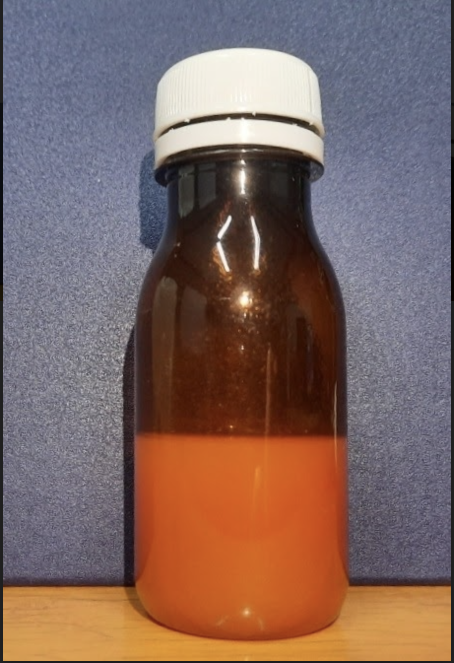
#> input picture images/proris_new/p3.png, 908 x 1326 px (shown at 1/2 size)
$ python test_line.py
#> lines starting #> are read from the running program, lines starting #| are printed output that depends on the picture
import cv2
import numpy as np

x1 = 196
y1 = 134
x2 = 338
y2 = 134

# [[196 134 237 134]]]
# (306, 742, 338, 261)

img = cv2.imread("../../../images/proris_new/p3.png")
#> img is the input picture: shape (1326, 908, 3); mean B, G, R 97.4, 102.5, 126.7

crop =img[742:1003, 306:644]
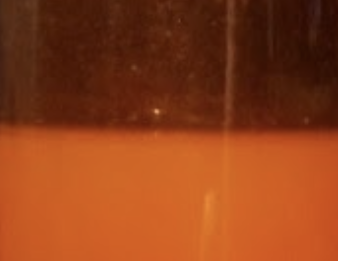
#> crop: shape (261, 338, 3); mean B, G, R 25, 63, 142
line = cv2.line(crop, (0,y1), (644,y2), (0,0,255), 2)
cv2.imshow("line", line)
cv2.waitKey(0)

$ run again, with images/proris_new/p1.png copied over images/proris_new/p3.png
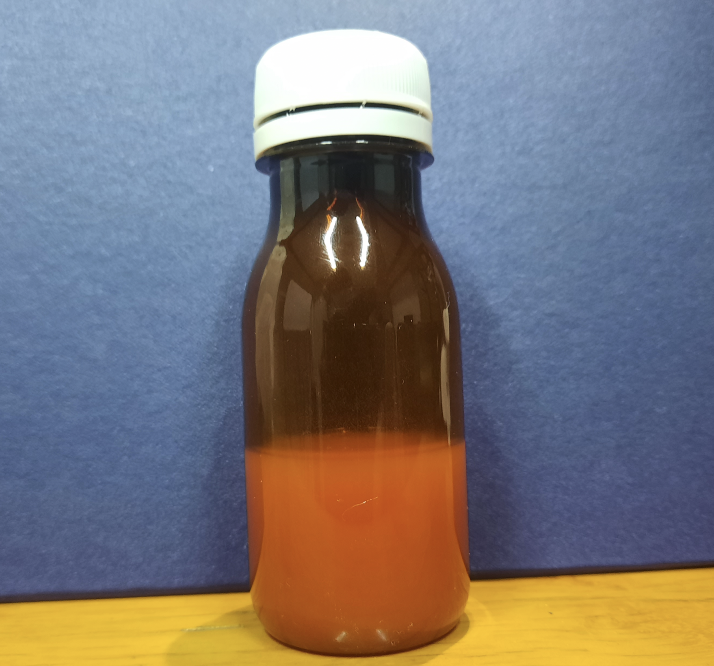
#> input picture images/proris_new/p1.png, 1428 x 1332 px (shown at 1/2 size)
#> img is the input picture: shape (1332, 1428, 3); mean B, G, R 122.3, 119.2, 122.3
#> `crop =img[742:1003, 306:644]`:
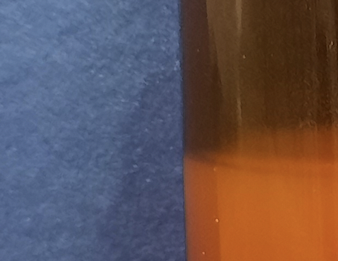
#> crop: shape (261, 338, 3); mean B, G, R 85.5, 83.4, 99.4
